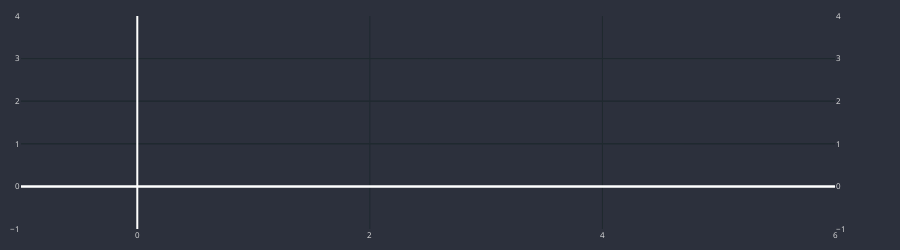

Write notebook code for a chart like this one.
### Code cell
#plot trades and check chart
df_plot = df_slim.iloc[100:150]
#create candle plot
cp = CandlePlot(df_plot, candles=True)

#plot trades ontop where we have a buy or sell returned
trades = cp.df_plot[cp.df_plot.SIGNAL != NONE]

markers = ['mid_c', 'TP', 'SL']
#different colors for each of those 
marker_colors = ['#0000FF', '#00FF00', '#FF0000']

for i in range(3):
    #go thorugh range 
    cp.fig.add_trace(go.Scatter(
        x = trades.sTime, #time
        y = trades[markers[i]], #col we are looping thorug
        mode = 'markers', #set mode in scatter plott we want dots
        marker=dict(color=marker_colors[i], size=12) #make the colors in our color list
    ))

cp.show_plot(line_traces=["EMA_200"], sec_traces=['RSI_14'], height=250)

### Figure 1 — Plotly figure (JSON) as saved in the notebook; plotly's stock layout.template omitted (floating-point values rounded to 4 significant figures)
{"data": [{"close": [], "decreasing": {"fillcolor": "#CC2E3C", "line": {"color": "#FF3A4C"}}, "high": [], "increasing": {"fillcolor": "#24A06B", "line": {"color": "#2EC886"}}, "line": {"width": 1}, "low": [], "opacity": 1, "open": [], "type": "candlestick", "x": []}, {"marker": {"color": "#0000FF", "size": 12}, "mode": "markers", "type": "scatter", "x": [], "y": []}, {"marker": {"color": "#00FF00", "size": 12}, "mode": "markers", "type": "scatter", "x": [], "y": []}, {"marker": {"color": "#FF0000", "size": 12}, "mode": "markers", "type": "scatter", "x": [], "y": []}, {"line": {"shape": "spline", "width": 2}, "name": "EMA_200", "type": "scatter", "x": [], "xaxis": "x", "y": [], "yaxis": "y"}, {"line": {"shape": "spline", "width": 2}, "name": "RSI_14", "type": "scatter", "x": [], "xaxis": "x", "y": [], "yaxis": "y2"}], "layout": {"font": {"color": "#e1e1e1", "size": 8}, "height": 250, "margin": {"b": 10, "l": 10, "r": 10, "t": 10}, "paper_bgcolor": "#2c303c", "plot_bgcolor": "#2c303c", "width": 900, "xaxis": {"anchor": "y", "autorange": true, "domain": [0, 0.94], "gridcolor": "#1f292f", "nticks": 5, "range": [-1, 6], "rangeslider": {"visible": false, "yaxis": {}, "yaxis2": {}}}, "yaxis": {"anchor": "x", "autorange": true, "domain": [0, 1], "gridcolor": "#1f292f", "range": [-1, 4]}, "yaxis2": {"anchor": "x", "autorange": true, "gridcolor": "#1f292f", "overlaying": "y", "range": [-1, 4], "side": "right"}}}
